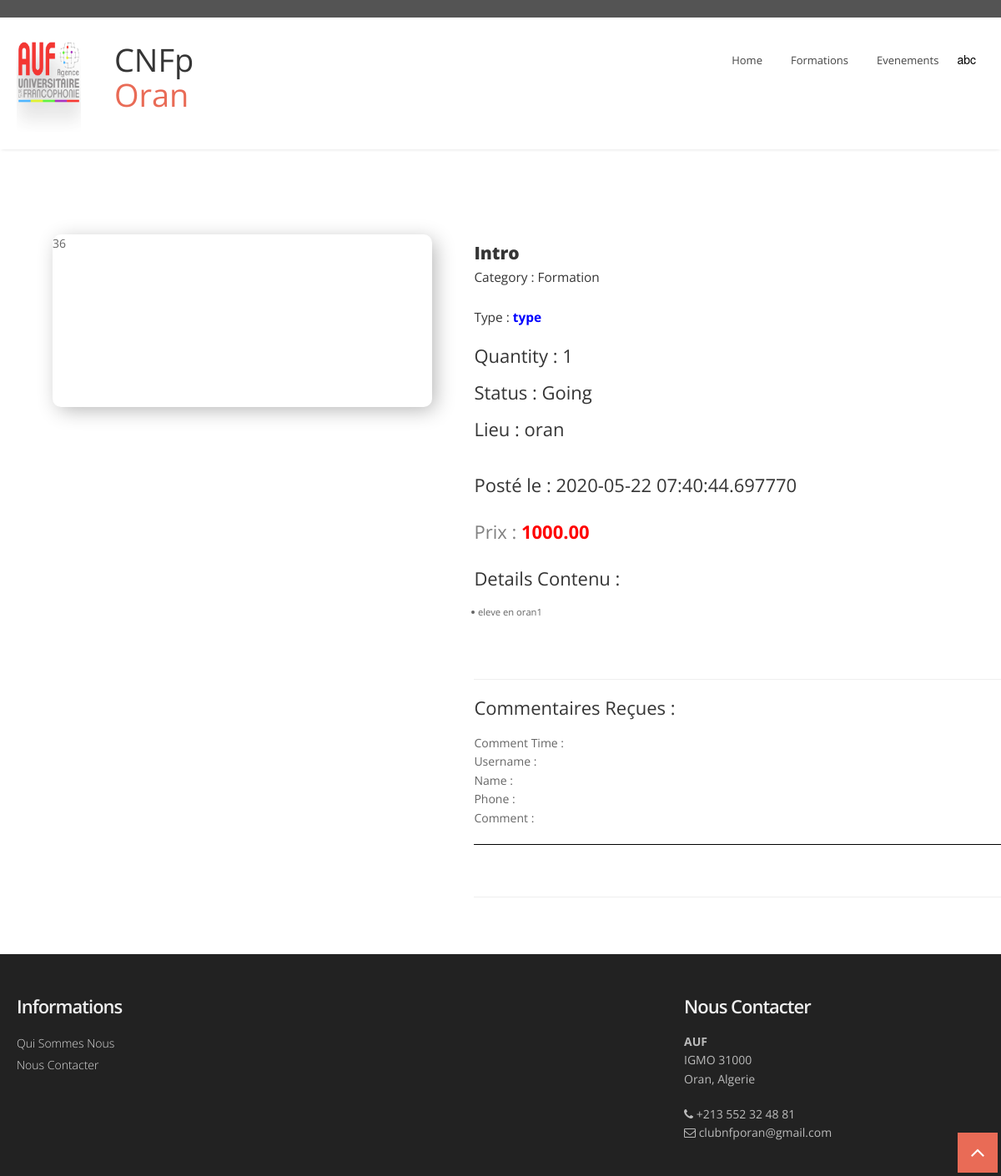
Page /admin_my_post_details.php?content_id=36 (signed in) on the committed database.
### tables this page shows
CREATE TABLE `client_signup` (
  `signup_id` int(20) NOT NULL,
  `firstname` varchar(25) NOT NULL,
  `lastname` varchar(25) NOT NULL,
  `username` varchar(25) NOT NULL,
  `phone` varchar(25) NOT NULL,
  `email` varchar(30) NOT NULL,
  `password` varchar(30) NOT NULL,
  `reg_time` datetime NOT NULL DEFAULT current_timestamp(),
  `address` varchar(40) NOT NULL,
  `pass_re_code` varchar(6) DEFAULT NULL
);

CREATE TABLE `content_comments` (
  `comment_id` int(20) NOT NULL,
  `content_id` int(20) NOT NULL,
  `client_username` varchar(100) NOT NULL,
  `client_reply` varchar(100) DEFAULT NULL,
  `formateur_username` varchar(20) DEFAULT NULL,
  `formateur_name` varchar(20) DEFAULT NULL,
  `formateur_phone` varchar(20) DEFAULT NULL,
  `formateur_comment` varchar(20) DEFAULT NULL,
  `comment_time` datetime(6) DEFAULT NULL
);

CREATE TABLE `content` (
  `b_content_id` int(20) NOT NULL,
  `b_username` varchar(25) NOT NULL,
  `b_name` varchar(25) NOT NULL,
  `b_email` varchar(25) NOT NULL,
  `b_phone` varchar(25) NOT NULL,
  `category` varchar(15) NOT NULL,
  `type` varchar(15) NOT NULL,
  `content_name` varchar(25) NOT NULL,
  `est_price` double(10,2) NOT NULL,
  `quantity` varchar(10) NOT NULL,
  `cont_details` varchar(30) NOT NULL,
  `de_place` varchar(25) NOT NULL,
  `content_status` varchar(15) NOT NULL DEFAULT 'Going',
  `post_time` timestamp(6) NOT NULL DEFAULT current_timestamp(6)
);

### admin_my_post_details.php (the view, shortened to what this page needs)
<!DOCTYPE html>
<html lang="en">
<head>
</head>
<body>
  <?php
   include 'menu.php' ;
  ?>
  <div>
 <br />
  <br />
    <br />
   <section class="content">
	 <div class="content__photo">
		<div class="photo-container">
			<div class="photo-main">
        <?php
         include 'connection.php';
         $p_id = isset($_GET['content_id']) ? $_GET['content_id'] : '';
         if(isset($p_id)){echo $p_id;}
         $sql = " SELECT * FROM content LEFT JOIN content_images
                  ON content_images.content_id = content.b_content_id LEFT JOIN
                   content_comments ON content_comments.content_id = content.b_content_id  LIMIT 1 ";
           if ($result = mysqli_query($conn, $sql))
         {
           while ($row = mysqli_fetch_assoc($result))
          {
             echo "
                  <center>
                    <img id='item-display' src='" . $row['filename'] . "' alt=''></img>
                 </center>
                </div>
                   <div class='photo-album'>
                  <ul>
                    </ul>
                  </div>
                 </div>
               </div>
               <div class='content__info'>
               <div class='title'>
               <h1> " . $row['content_name'] . " </h1>
               <h5><span>Category : " . $row['category'] . "</span></h5>
               <h5><span> Type : <b> <font color='blue'> " . $row['type'] . " </font></b></span><br/> </h5>
               <h5>Quantity : " . $row['quantity'] . "</h5>
               <h5> Status : " . $row['content_status'] . "</h5>
              <h5> Lieu : ".$row['de_place']."</h5><br/>
               <h5> Posté le :  ".$row['post_time']."</h5>
               </div>
               <div class='price'>
                  Prix : <b><font color='red'>" . $row['est_price'] . "</font></b><br/>
               </div>
               <div class='description'>
                  <h5>Details Contenu :</h5>
                  <ul>
                    <li>".$row['cont_details']."</li>
                 </ul>
               </div>
              <br>
              <hr>
              <h5>Commentaires Reçues :</h5> Comment Time : ".$row['comment_time']." <br /> Username : ".$row['formateur_username']." <br/>Name : <strong>".$row['formateur_name']."</strong>
              <br/> Phone : ".$row['formateur_phone']." <br/> Comment : ".$row['formateur_comment']."
              <hr style='height:1px;border-width:0;color:black;background-color:black'>
            <br />
            <hr />
            </div>
            </section>
              ";
           }
         }
?>
</div>
<?php include 'footer.php'?>

### menu.php (shortened to what this page needs)
 <head>
  <link href="css/bootstrap.css" rel="stylesheet" />
  <link href="css/bootstrap-responsive.css" rel="stylesheet" />
  <link href="css/flexslider.css" rel="stylesheet" />
  <link href="css/prettyPhoto.css" rel="stylesheet" />
  <link href="css/camera.css" rel="stylesheet" />
  <link href="css/jquery.bxslider.css" rel="stylesheet" />
  <link href="css/style.css" rel="stylesheet" />
  <link href="css/menubar.css" rel="stylesheet" />
  <link href="color/default.css" rel="stylesheet" />
</head>
<body>
<div id="wrapper">
  <header>
    <div class="top">
      <div class="container">
        <div class="row">
          <div class="span6">
          </div>
     <div class="span6">
      </div>
        </div>
      </div>
    </div>
    <div class="container">
      <div class="row nomargin">
        <div class="span3">
           <div class="logo-image" id="logo">
              <a href="index.php"><img src="img/logo/logo.png" class="img-fluid" /></a>
            </div>
 <h1 class="animated fadeInDown" size="30px">&nbsp;&nbsp;&nbsp;&nbsp;CNFp<span class="colored"> &nbsp;&nbsp;&nbsp;&nbsp;Oran</span></h1>
        </div>
        <div class="span9">
          <div class="navbar navbar-static-top">
            <div class="navigation">
              <nav>
                <ul class="nav topnav">
                 <li><a class ="btn btn-large btn-primary" href="index.php">Home</a></li>
                 <li><a class ="btn btn-large btn-primary" href="formation.php">Formations</a></li>
                 <li><a class ="btn btn-large btn-primary" href="event.php">Evenements</a></li>
             <?php
                  if(isset($_SESSION['user_name']))
                 {
             ?>
           <div class="dropdown">
             <button class="dropbtn">
    <?php
      $use = $_SESSION['user_name'];
      $conn = mysqli_connect("localhost","root","","AUF");
      $sql = "SELECT * FROM client_signup WHERE username='$use'";
       if($result = mysqli_query($conn,$sql))
      {
           while ($row = $result->fetch_assoc())
          {
                $firstname = $row["firstname"];
                echo '<tr>
                        <td>'.$firstname.'</td>
                      </tr>';
                echo"
                    </button>
                    <div class='dropdown-content'>
                    <a href='c_profile.php'>My Profile</a>
                    <hr><a href='c_logout.php' class='w3-bar-item w3-button w-3-padding-10px'>Logout</a></hr>
                    </div> " ;
               }
         }
    ?>
 <?php
 }
?>
                </ul>
              </nav>
            </div>
          </div>
        </div>
      </div>
    </div>
  </header>
</body>

### footer.php (shortened to what this page needs)
  <footer>
    <div class="container">
      <div class="row">
        <div class="span4">
          <div class="widget">
            <h5 class="widgetheading">Informations</h5>
            <ul class="link-list">
              <li><a href="aboutus.php">Qui Sommes Nous</a></li>
              <li><a href="contact.php">Nous Contacter</a></li>
            </ul>
          </div>
        </div>
         <div class="span4">
        </div>
        <div class="span4">
          <div class="widget">
            <h5 class="widgetheading">Nous Contacter</h5>
            <address>
            <strong>AUF</strong><br>
            IGMO 31000 <br>
             Oran, Algerie
            </address>
            <p>
              <i class="icon-phone"></i> +213 552 32 48 81 <br>
              <i class="icon-envelope-alt"></i>  clubnfporan@gmail.com
            </p>
          </div>
        </div>
      </div>
    </div>
  </footer>
<a href="#" class="scrollup"><i class="icon-angle-up icon-square icon-bglight icon-2x active"></i></a>

### css/style.css (style rules this page uses)
body { font-family: 'Open Sans', sans-serif; font-size: 14px; font-weight: 400; line-height: 1.6em; color: #656565; }
a { color: #4b5056; }
.bold { font-weight: 900; }
#logo { font-size: 20px; font-weight: bold; font-family: sans-serif; font-stretch: semi-condensed; text-shadow: 3px darkblue; }
.container { padding: 0 20px 0 20px; position: relative; }
#wrapper { width: 100%; margin: 0; padding: 0; }
.row { margin-bottom: 30px; }
.row.nomargin { margin-bottom: 0; }
header { background: #fff; margin: 0; padding: 0 0 20px; position: relative; z-index: 2000; -webkit-box-shadow: 0 2px 4px -2px #ddd; -moz-box-shadow: 0 2px 4px -2px #ddd; box-shadow: 0 2px 4px -2px #ddd; }
header .top { padding: 10px 0 10px; margin: 0 0 30px; background: #545454; }
header .top .row { margin-bottom: 0; }
header .navigation { float: right; }
header ul.nav li { border: none; margin: 0; }
header ul.nav li a { border: none; font-weight: 400; }
.navbar .nav>li>a { font-size: 13px; color: #444; text-shadow: none; }
.price { color: grey; font-size: 22px; }
ul.link-list { margin: 0; padding: 0; list-style: none; }
ul.link-list li { margin: 0; padding: 2px 0 2px 0; list-style: none; }
footer ul.link-list li a { color: #ddd; font-weight: 300; }
footer { padding: 50px 0 0 0; color: #bbb; background: #222; }
footer a { color: #eee; text-decoration: none; }
footer h1, footer h2, footer h3, footer h4, footer h5, footer h6 { color: #eee; }
footer address { line-height: 1.6em; }
footer h5.widgetheading { text-transform: none; font-weight: 600; letter-spacing: -1px; margin-bottom: 20px; }
footer .widget i { color: #bbb; }
.scrollup { position: fixed; width: 32px; height: 32px; bottom: 20px; right: 20px; }
a.scrollup { outline: 0; text-decoration: none; }
a i.icon-bglight, a i.icon-bgdark, a i.icon-bgprimary, a i.icon-bgwarning, a i.icon-bgsuccess, a i.icon-bginverse, a i.icon-bgdanger { display: inline-block; }
[class^="icon-"], [class*=" icon-"] { color: #404040; }

### color/default.css (style rules this page uses)
h1 span.colored, h2 span.colored,h3 span.colored,h4 span.colored,h5 span.colored,h6 span.colored { color:#e96b56; }
[class^="icon-"].active { color:#e96b56; }
i.icon-bglight.active { background: #e96b56; }

### css/overwrite.css (style rules this page uses)
h1, h2, h3, h4, h5, h6 { font-family:'Open Sans', sans-serif; color:#353535; font-weight:400; line-height:1.1em; margin-top:0; }
h1 { font-size:38px; margin-bottom:24px; }
h5 { font-size:22px; margin-bottom:20px; }
.widget h4,.widget h5 { font-weight:300; margin-bottom:20px; }
ul, ol { padding: 0; margin: 0 0 10px 25px; }
li { line-height: 1.6em; }
.btn { font-size: 14px; font-weight:600; text-shadow: none; background-image:none; border-color: none; border-bottom-color: none; -webkit-box-shadow: none; -moz-box-shadow: none; box-shadow: none; }
.btn { outline:0; -webkit-border-radius: 2px; -moz-border-radius: 2px; border-radius: 2px; }
a.btn,.btn:focus { outline:0; }
.btn-large { font-size: 22px; padding: 18px 30px; font-weight:700; -webkit-border-radius: 6px; -moz-border-radius: 6px; border-radius: 6px; }
.btn-primary { outline:0; background: #36739D; border-color:#36739D; }
.navbar .nav { border-right:none; border-left:none; }
.navbar .nav > li > a { float: none; font-size:13px; margin-left:10px; margin-right:0; text-decoration: none; text-shadow: none; border-right:none; border-left:none; color: #fff; border:2px solid transparent; padding:4px 10px 4px 10px; background-image: none; background: none; }

### css/shortcodes.css (style rules this page uses)
i.icon-bglight { color: #444; background: #f7f7f7; }
i.icon-bglight.active { color: #fff; }
.icon-square { display: inline-block; text-align: center; color: #444; background: #f5f5f5; width: 24px !important; height: 24px !important; line-height: 24px !important; }
.icon-square.icon-2x { width: 48px !important; height: 48px !important; line-height: 48px !important; }

### admin_my_post_details.php (style rules this page uses)
* { box-sizing: border-box; }
img { max-width: 60%; filter: drop-shadow(1px 1px 3px $color-secondary); }
.content { display: grid; grid-template-columns: 0.9fr 1fr; margin: auto; padding: 2.5em 0; min-width: 400px; background-color: white; border-radius: 10px; }
.content__photo { position: relative; }
.photo-container { position: absolute; left: 4.5em; display: grid; grid-template-rows: 1fr; width: 80%; height: 25%; border-radius: 10px; box-shadow: 5px 5px 25px -2px rgba(0, 0, 0, 0.3); }
img { position: left; left: 5.5em; top: 2em; max-width: 50%; filter: saturate(150%) contrast(120%) hue-rotate(10deg) drop-shadow(1px 20px 10px rgba(0, 0, 0, 0.3)); }
.content__info { padding: 0.8em 0; }

### rows in the picture
client_signup: firstname "abc"
content_comments: content.content_name "Intro", content.category "Formation", content.type "type", content.quantity "1", content.content_status "Going", content.de_place "oran", content.post_time "2020-05-22 07:40:44.697770", content.est_price "1000.00", content.cont_details "eleve en oran1"

### other values in the picture
$p_id "36"
